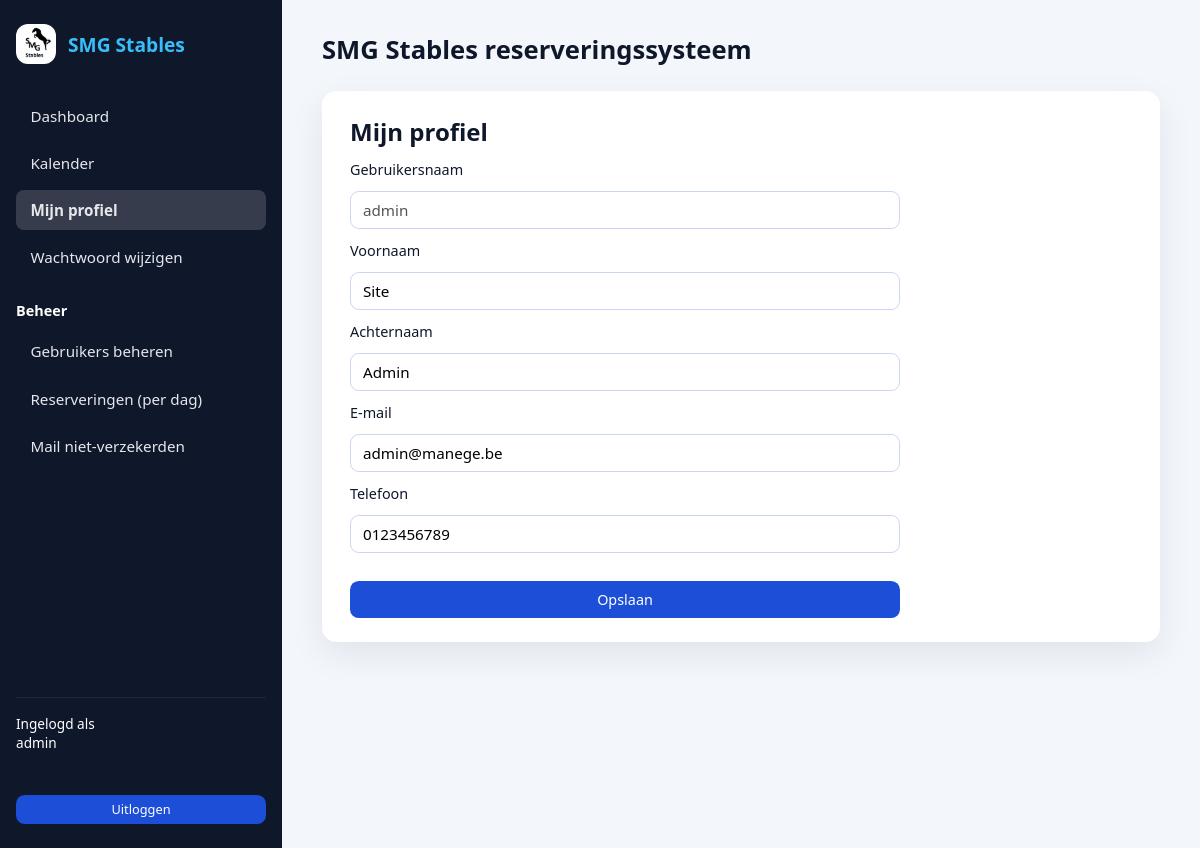
The app's page /profile.php (signed in) with its own data.
### tables this page shows
CREATE TABLE users (
  id INT AUTO_INCREMENT PRIMARY KEY,
  username VARCHAR(50) UNIQUE NOT NULL,
  password VARCHAR(255) NOT NULL,
  role ENUM('user','admin') DEFAULT 'user',
  insured BOOLEAN DEFAULT FALSE,
  email VARCHAR(120),
  phone VARCHAR(40),
  first_name VARCHAR(80),
  last_name VARCHAR(80),
  email_opt_in BOOLEAN DEFAULT TRUE,
  push_opt_in BOOLEAN DEFAULT TRUE,
  created_at TIMESTAMP DEFAULT CURRENT_TIMESTAMP
);

### profile.php (the view, shortened to what this page needs)
<?php
include 'config.php';
$user_id = (int)$_SESSION['user_id'];
$sql_user = "
    SELECT username, email, phone, first_name, last_name
    FROM users
    WHERE id = $user_id
    LIMIT 1
";
$res_user = mysqli_query($db, $sql_user);
$user = mysqli_fetch_assoc($res_user);
include 'header.php';
?>
<div class="card">
    <h2>Mijn profiel</h2>
    <form method="post">
        <label>Gebruikersnaam</label>
        <input type="text" value="<?php echo $user['username']; ?>" disabled>
        <label>Voornaam</label>
        <input type="text" name="first_name" value="<?php echo $user['first_name']; ?>">
        <label>Achternaam</label>
        <input type="text" name="last_name" value="<?php echo $user['last_name']; ?>">
        <label>E-mail</label>
        <input type="email" name="email" value="<?php echo $user['email']; ?>">
        <label>Telefoon</label>
        <input type="text" name="phone" value="<?php echo $user['phone']; ?>">
        <button type="submit" style="margin-top:1rem;">Opslaan</button>
    </form>
</div>
<?php include 'footer.php'; ?>

### assets/css/app.css (style rules this page uses)
* { margin: 0; padding: 0; font-family: system-ui, -apple-system, BlinkMacSystemFont, "Segoe UI", sans-serif; }
body { background: #f3f6fb; color: #0f172a; }
.card { background: #ffffff; border-radius: 0.9rem; padding: 1.5rem 1.75rem; box-shadow: 0 12px 35px rgba(15, 23, 42, 0.08); margin-bottom: 1.5rem; }
.card h2 { margin-bottom: 0.75rem; }
.btn, button { display: inline-block; border-radius: 0.55rem; padding: 0.55rem 1rem; border: none; background: #1d4ed8; color: white; font-weight: 500; cursor: pointer; text-decoration: none; text-align: center; font-size: 0.9rem; }
form { display: flex; flex-direction: column; gap: 0.75rem; max-width: 550px; }
label { font-size: 0.9rem; font-weight: 500; }
input[type="text"], input[type="email"], input[type="password"], input[type="time"], input[type="number"], input[type="date"], select, textarea { padding: 0.5rem 0.75rem; border-radius: 0.55rem; border: 1px solid #cbd5f5; font-size: 0.95rem; background: #ffffff; }

### records on screen
users: username "admin", first_name "Site", last_name "Admin", email "admin@manege.be", phone "0123456789"

### other values on screen
$_SESSION['username'] "admin"
